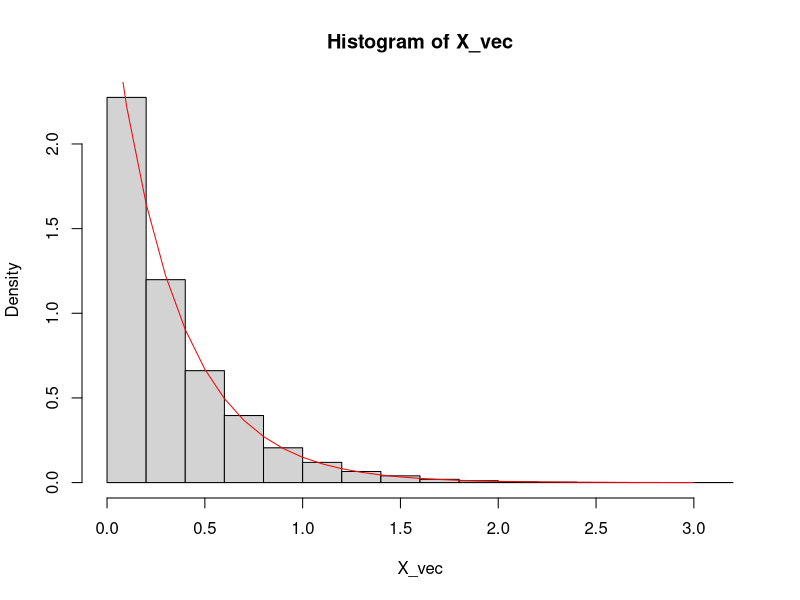

Write the R code that produced this figure.
rm(list=ls())
set.seed(0) #set seed for replicability

# Monte Carlo samples from an Exponential distribution
# set some value for lambda
lambda<-3
#sample pseudo-random number uniform
U_vec <- runif(10000)
#Cdf inverse transformation
X_vec <- -log(1-U_vec)/lambda

hist(X_vec, prob = TRUE)

#plot the density of an exponential random variable to check the algorithm 
grid = seq(0,3,0.1)
dens <- function(grid){lambda*exp(-lambda*grid)}

lines(grid, dens(grid), col = "red")
